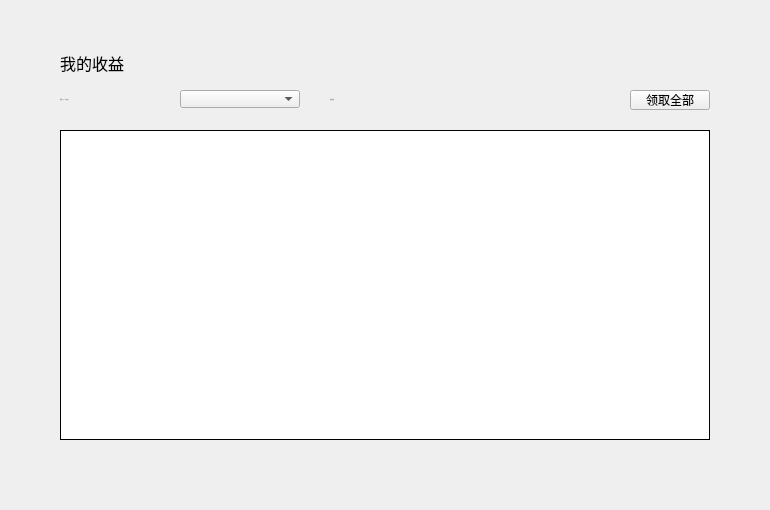
<?xml version="1.0" encoding="UTF-8"?>
<ui version="4.0">
 <class>GuardIncomePage</class>
 <widget class="QWidget" name="GuardIncomePage">
  <property name="geometry">
   <rect>
    <x>0</x>
    <y>0</y>
    <width>770</width>
    <height>510</height>
   </rect>
  </property>
  <property name="windowTitle">
   <string>Form</string>
  </property>
  <widget class="QComboBox" name="accountComboBox">
   <property name="geometry">
    <rect>
     <x>180</x>
     <y>90</y>
     <width>120</width>
     <height>18</height>
    </rect>
   </property>
   <property name="font">
    <font>
     <family>微软雅黑</family>
     <weight>50</weight>
     <bold>false</bold>
    </font>
   </property>
   <property name="focusPolicy">
    <enum>Qt::NoFocus</enum>
   </property>
   <property name="styleSheet">
    <string notr="true"/>
   </property>
  </widget>
  <widget class="QLabel" name="label">
   <property name="geometry">
    <rect>
     <x>60</x>
     <y>90</y>
     <width>110</width>
     <height>18</height>
    </rect>
   </property>
   <property name="font">
    <font>
     <family>Microsoft YaHei UI Light</family>
     <pointsize>-1</pointsize>
     <weight>50</weight>
     <italic>false</italic>
     <bold>false</bold>
    </font>
   </property>
   <property name="styleSheet">
    <string notr="true">QLabel{color: rgb(137,129,161);
font: 11px &quot;Microsoft YaHei UI Light&quot;;}</string>
   </property>
   <property name="text">
    <string>当前DIRECTOR账户</string>
   </property>
   <property name="alignment">
    <set>Qt::AlignLeading|Qt::AlignLeft|Qt::AlignVCenter</set>
   </property>
  </widget>
  <widget class="QStackedWidget" name="stackedWidget">
   <property name="geometry">
    <rect>
     <x>0</x>
     <y>469</y>
     <width>770</width>
     <height>41</height>
    </rect>
   </property>
  </widget>
  <widget class="QTableWidget" name="senatorIncomeTableWidget">
   <property name="geometry">
    <rect>
     <x>60</x>
     <y>130</y>
     <width>650</width>
     <height>310</height>
    </rect>
   </property>
   <property name="cursor" stdset="0">
    <cursorShape>ArrowCursor</cursorShape>
   </property>
   <property name="layoutDirection">
    <enum>Qt::LeftToRight</enum>
   </property>
   <property name="styleSheet">
    <string notr="true"/>
   </property>
   <property name="frameShape">
    <enum>QFrame::Box</enum>
   </property>
   <property name="frameShadow">
    <enum>QFrame::Plain</enum>
   </property>
   <property name="verticalScrollBarPolicy">
    <enum>Qt::ScrollBarAsNeeded</enum>
   </property>
   <property name="horizontalScrollBarPolicy">
    <enum>Qt::ScrollBarAlwaysOff</enum>
   </property>
   <property name="autoScroll">
    <bool>true</bool>
   </property>
   <property name="editTriggers">
    <set>QAbstractItemView::NoEditTriggers</set>
   </property>
   <property name="selectionMode">
    <enum>QAbstractItemView::NoSelection</enum>
   </property>
   <property name="iconSize">
    <size>
     <width>19</width>
     <height>12</height>
    </size>
   </property>
   <property name="showGrid">
    <bool>true</bool>
   </property>
   <property name="gridStyle">
    <enum>Qt::SolidLine</enum>
   </property>
   <attribute name="horizontalHeaderVisible">
    <bool>false</bool>
   </attribute>
   <attribute name="horizontalHeaderCascadingSectionResizes">
    <bool>false</bool>
   </attribute>
   <attribute name="horizontalHeaderHighlightSections">
    <bool>false</bool>
   </attribute>
   <attribute name="verticalHeaderVisible">
    <bool>false</bool>
   </attribute>
   <attribute name="verticalHeaderHighlightSections">
    <bool>false</bool>
   </attribute>
   <column>
    <property name="text">
     <string>来自SENATOR</string>
    </property>
    <property name="font">
     <font>
      <family>微软雅黑</family>
     </font>
    </property>
    <property name="textAlignment">
     <set>AlignCenter</set>
    </property>
   </column>
   <column>
    <property name="text">
     <string>金额</string>
    </property>
    <property name="font">
     <font>
      <family>微软雅黑</family>
     </font>
    </property>
    <property name="textAlignment">
     <set>AlignCenter</set>
    </property>
   </column>
   <column>
    <property name="text">
     <string/>
    </property>
    <property name="font">
     <font>
      <family>微软雅黑</family>
     </font>
    </property>
    <property name="textAlignment">
     <set>AlignCenter</set>
    </property>
   </column>
   <column>
    <property name="text">
     <string/>
    </property>
   </column>
  </widget>
  <widget class="QLabel" name="title_label">
   <property name="geometry">
    <rect>
     <x>60</x>
     <y>50</y>
     <width>200</width>
     <height>26</height>
    </rect>
   </property>
   <property name="font">
    <font>
     <family>微软雅黑</family>
     <pointsize>12</pointsize>
     <weight>50</weight>
     <italic>false</italic>
     <bold>false</bold>
    </font>
   </property>
   <property name="styleSheet">
    <string notr="true"/>
   </property>
   <property name="text">
    <string>我的收益</string>
   </property>
  </widget>
  <widget class="QLabel" name="label_2">
   <property name="geometry">
    <rect>
     <x>330</x>
     <y>90</y>
     <width>60</width>
     <height>18</height>
    </rect>
   </property>
   <property name="font">
    <font>
     <family>Microsoft YaHei UI Light</family>
     <pointsize>-1</pointsize>
     <weight>50</weight>
     <italic>false</italic>
     <bold>false</bold>
    </font>
   </property>
   <property name="styleSheet">
    <string notr="true">QLabel{color: rgb(137,129,161);
font: 11px &quot;Microsoft YaHei UI Light&quot;;}</string>
   </property>
   <property name="text">
    <string>总计收益</string>
   </property>
   <property name="alignment">
    <set>Qt::AlignLeading|Qt::AlignLeft|Qt::AlignVCenter</set>
   </property>
  </widget>
  <widget class="QLabel" name="totalIncomeLabel">
   <property name="geometry">
    <rect>
     <x>390</x>
     <y>90</y>
     <width>160</width>
     <height>18</height>
    </rect>
   </property>
   <property name="font">
    <font>
     <family>Microsoft YaHei UI Light</family>
     <pointsize>-1</pointsize>
     <weight>50</weight>
     <italic>false</italic>
     <bold>false</bold>
    </font>
   </property>
   <property name="styleSheet">
    <string notr="true">QLabel{color: rgb(137,129,161);
font: 11px &quot;Microsoft YaHei UI Light&quot;;}</string>
   </property>
   <property name="text">
    <string/>
   </property>
   <property name="alignment">
    <set>Qt::AlignLeading|Qt::AlignLeft|Qt::AlignVCenter</set>
   </property>
  </widget>
  <widget class="QToolButton" name="obtainAllBtn">
   <property name="geometry">
    <rect>
     <x>630</x>
     <y>90</y>
     <width>80</width>
     <height>20</height>
    </rect>
   </property>
   <property name="font">
    <font>
     <family>微软雅黑</family>
     <weight>50</weight>
     <italic>false</italic>
     <bold>false</bold>
    </font>
   </property>
   <property name="cursor">
    <cursorShape>PointingHandCursor</cursorShape>
   </property>
   <property name="focusPolicy">
    <enum>Qt::NoFocus</enum>
   </property>
   <property name="styleSheet">
    <string notr="true"/>
   </property>
   <property name="text">
    <string>领取全部</string>
   </property>
  </widget>
 </widget>
 <resources/>
 <connections/>
</ui>
